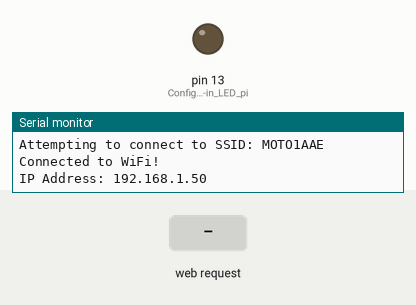
Recording of a sketch running on a simulated Arduino Uno WiFi Rev2. On the bench: output pins drawn as LEDs (lit = HIGH), the last lines printed to the serial monitor. Inputs (shaded band) come from the test bench. WiFi joins after 1.5 s; servers stay silent unless stated.

Above: at 7.7 s.
7.8 s: HTTP request GET /H received
At 8.8 s:
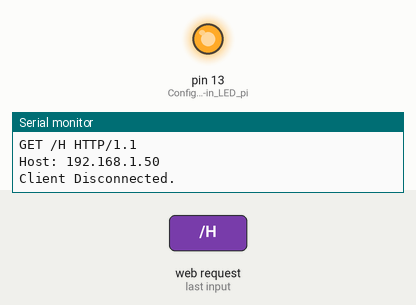
9.3 s: HTTP request GET /L received
At 10.0 s:
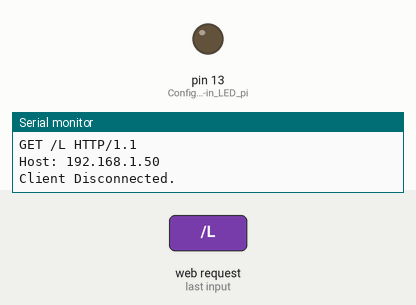
Timing chart, 0 to 12.3 s (numbered marks = the images above; inputs shaded):
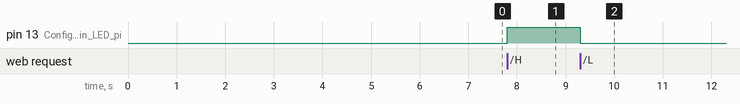

Measured:
- after the input at 7.8 s, pin 13 (Configure_built-in_LED_pi): LOW → HIGH at once
- after the input at 9.3 s, pin 13 (Configure_built-in_LED_pi): HIGH → LOW at once

The sketch:

wifi_test.ino
```cpp
#include <SPI.h>
#include <WiFiNINA.h> // Library specifically for the Uno WiFi Rev2

// Replace with your network credentials
char ssid[] = "MOTO1AAE";
char pass[] = "8xpf8x4uru";

int status = WL_IDLE_STATUS;
WiFiServer server(80); // Start server on HTTP default port 80

void setup() {
  Serial.begin(9600);
  while (!Serial) {
    ; // Wait for serial port to connect (needed for native USB)
  }

  pinMode(LED_BUILTIN, OUTPUT); // Configure built-in LED pin

  // Check for the WiFi module
  if (WiFi.status() == WL_NO_MODULE) {
    Serial.println("Communication with WiFi module failed!");
    while (true); // Stop execution
  }

  // Attempt to connect to the network
  while (status != WL_CONNECTED) {
    Serial.print("Attempting to connect to SSID: ");
    Serial.println(ssid);
    status = WiFi.begin(ssid, pass);
    delay(5000); // Wait 5 seconds for connection attempt
  }

  server.begin(); // Start the web server

  // Print connection info to Serial Monitor
  Serial.println("Connected to WiFi!");
  Serial.print("IP Address: ");
  Serial.println(WiFi.localIP());
}

void loop() {
  WiFiClient client = server.available(); // Listen for incoming clients

  if (client) {                             // If a client connects,
    Serial.println("New Client Connected.");
    String currentLine = "";                // Hold incoming data from client

    while (client.connected()) {            // Loop while client stays connected
      if (client.available()) {             // If there's data to read
        char c = client.read();             // Read a byte
        Serial.write(c);                    // Print it out to the serial monitor

        if (c == '\n') {                    // If the byte is a newline character
          // A blank line (two newlines in a row) marks the end of the HTTP request
          if (currentLine.length() == 0) {

            // Send standard HTTP response header
            client.println("HTTP/1.1 200 OK");
            client.println("Content-type:text/html");
            client.println("Connection: close");
            client.println(); // Mandatory blank line separating header from body

            // Web Page HTML Content
            client.println("<!DOCTYPE html><html>");
            client.println("<head><meta name=\"viewport\" content=\"width=device-width, initial-scale=1\">");
            client.println("<title>Arduino WiFi Server</title></head>");
            client.println("<body><center><h1>Arduino Uno WiFi Rev2 Server</h1>");

            // Simple links that append /H or /L to the IP address
            client.println("<p><a href=\"/H\"><button style=\"padding:15px; font-size:20px;\">TURN LED ON</button></a></p>");
            client.println("<p><a href=\"/L\"><button style=\"padding:15px; font-size:20px;\">TURN LED OFF</button></a></p>");

            client.println("</center></body></html>");
            client.println(); // End response
            break;
          } else {    // If you got a newline, clear currentLine
            currentLine = "";
          }
        } else if (c != '\r') {  // If you got anything else but a carriage return,
          currentLine += c;      // add it to the end of the currentLine
        }

        // Process the request if the client clicked a button
        if (currentLine.endsWith("GET /H")) {
          digitalWrite(LED_BUILTIN, HIGH); // Turn LED on
        }
        if (currentLine.endsWith("GET /L")) {
          digitalWrite(LED_BUILTIN, LOW);  // Turn LED off
        }
      }
    }

    // Close the connection
    delay(10); // Give browser time to receive the data
    client.stop();
    Serial.println("Client Disconnected.");
  }
}
```
